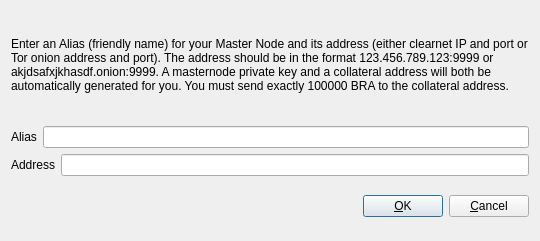
<?xml version="1.0" encoding="UTF-8"?>
<ui version="4.0">
 <class>AddEditAdrenalineNode</class>
 <widget class="QDialog" name="AddEditAdrenalineNode">
  <property name="geometry">
   <rect>
    <x>0</x>
    <y>0</y>
    <width>540</width>
    <height>241</height>
   </rect>
  </property>
  <property name="windowTitle">
   <string>Add/Edit Brazil Node</string>
  </property>
  <property name="modal">
   <bool>true</bool>
  </property>
  <layout class="QVBoxLayout" name="verticalLayout">
   <item>
    <layout class="QVBoxLayout" name="verticalLayout_2">
     <property name="topMargin">
      <number>0</number>
     </property>
     <property name="bottomMargin">
      <number>0</number>
     </property>
     <item>
      <widget class="QLabel" name="label_3">
       <property name="sizePolicy">
        <sizepolicy hsizetype="Preferred" vsizetype="Expanding">
         <horstretch>0</horstretch>
         <verstretch>0</verstretch>
        </sizepolicy>
       </property>
       <property name="text">
        <string>&lt;html&gt;&lt;head/&gt;&lt;body&gt;&lt;p&gt;Enter an Alias (friendly name) for your Master Node and its address (either clearnet IP and port or Tor onion address and port).  The address should be in the format 123.456.789.123:9999 or akjdsafxjkhasdf.onion:9999.  A masternode private key and a collateral address will both be automatically generated for you.  You must send exactly 100000 BRA to the collateral address.&lt;/p&gt;&lt;/body&gt;&lt;/html&gt;</string>
       </property>
       <property name="wordWrap">
        <bool>true</bool>
       </property>
      </widget>
     </item>
     <item>
      <layout class="QHBoxLayout" name="horizontalLayout">
       <property name="bottomMargin">
        <number>0</number>
       </property>
       <item>
        <widget class="QLabel" name="label">
         <property name="text">
          <string>Alias</string>
         </property>
        </widget>
       </item>
       <item>
        <widget class="QLineEdit" name="aliasLineEdit"/>
       </item>
      </layout>
     </item>
     <item>
      <layout class="QHBoxLayout" name="horizontalLayout_2">
       <property name="bottomMargin">
        <number>0</number>
       </property>
       <item>
        <widget class="QLabel" name="label_2">
         <property name="text">
          <string>Address</string>
         </property>
        </widget>
       </item>
       <item>
        <widget class="QLineEdit" name="addressLineEdit"/>
       </item>
      </layout>
     </item>
     <item>
      <layout class="QHBoxLayout" name="horizontalLayout_3">
       <property name="bottomMargin">
        <number>0</number>
       </property>
      </layout>
     </item>
    </layout>
   </item>
   <item>
    <layout class="QHBoxLayout" name="horizontalLayout_Buttons">
     <item>
      <spacer name="horizontalSpacer_1">
       <property name="orientation">
        <enum>Qt::Horizontal</enum>
       </property>
       <property name="sizeHint" stdset="0">
        <size>
         <width>40</width>
         <height>48</height>
        </size>
       </property>
      </spacer>
     </item>
     <item>
      <widget class="QLabel" name="statusLabel">
       <property name="font">
        <font>
         <weight>75</weight>
         <bold>true</bold>
        </font>
       </property>
       <property name="text">
        <string/>
       </property>
       <property name="textFormat">
        <enum>Qt::PlainText</enum>
       </property>
       <property name="wordWrap">
        <bool>true</bool>
       </property>
      </widget>
     </item>
     <item>
      <spacer name="horizontalSpacer_2">
       <property name="orientation">
        <enum>Qt::Horizontal</enum>
       </property>
       <property name="sizeHint" stdset="0">
        <size>
         <width>40</width>
         <height>48</height>
        </size>
       </property>
      </spacer>
     </item>
     <item>
      <widget class="QPushButton" name="okButton">
       <property name="text">
        <string>&amp;OK</string>
       </property>
      </widget>
     </item>
     <item>
      <widget class="QPushButton" name="cancelButton">
       <property name="text">
        <string>&amp;Cancel</string>
       </property>
       <property name="autoDefault">
        <bool>false</bool>
       </property>
      </widget>
     </item>
    </layout>
   </item>
  </layout>
 </widget>
 <resources/>
 <connections/>
</ui>
